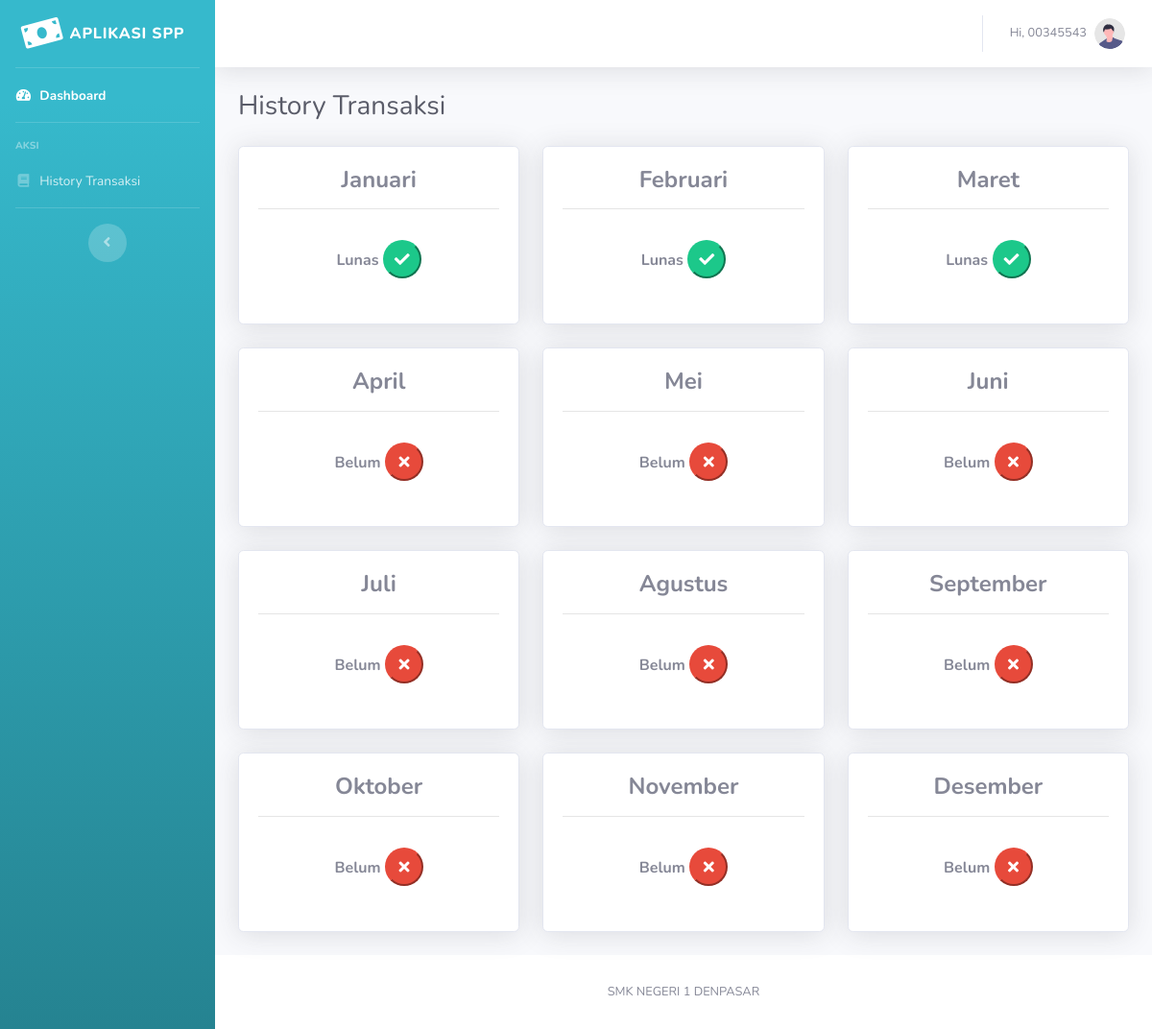
Page /views/component/transaksi/history-transaksi.php (signed in) on the committed database.
### tables this page shows
CREATE TABLE `tb_pembayaran` (
  `id_pembayaran` int(11) NOT NULL,
  `id_petugas` int(11) NOT NULL,
  `nisn` varchar(10) NOT NULL,
  `tgl_bayar` date NOT NULL,
  `bulan_dibayar` varchar(8) NOT NULL,
  `tahun_dibayar` varchar(4) NOT NULL,
  `id_spp` int(11) NOT NULL,
  `jumlah_bayar` int(11) NOT NULL
);

### utils/Databases.php (called while the page is built)
<?php
class Databases{
    private static $host = 'localhost';
    private static $user = 'root';
    private static $pass = 'root';
    private static $db = 'aplikasi_spp';
    public static function connection()
    {
        $conn = new mysqli(self::$host, self::$user, self::$pass, self::$db);
        return $conn;
    }
    public static function query($query)
    {
        $conn = self::connection();
        $queryRun = mysqli_query($conn, $query) or die(mysqli_errno($conn));
        return $queryRun;
    }
    public static function fetch($query){
        $query = self::query($query);
        $data = mysqli_fetch_assoc($query);
        return $data;
    }
    public static function fetchAll($query){
        $query = self::query($query);
        $data = mysqli_fetch_all($query, MYSQLI_ASSOC);
        return $data;
    }
}

### views/component/transaksi/history-transaksi.php (the view, shortened to what this page needs)
<?php include_once '../templates/sidebar.php'?>
<?php include_once '../templates/navbar.php'?>
<?php
$bulan = [
    1 => 'Januari',
    2 => 'Februari',
    3 => 'Maret',
    4 => 'April',
    5 => 'Mei',
    6 => 'Juni',
    7 => 'Juli',
    8 => 'Agustus',
    9 => 'September',
    10 => 'Oktober',
    11 => 'November',
    12 => 'Desember'
];
?>
<div class="container-fluid">
                        <h1 class="h3 mb-4 text-gray-800">History Transaksi</h1>
                                <?php
                                if($_SESSION['level'] == 'admin' || $_SESSION['level'] == 'petugas'){
                                ?>
                        <div class="card shadow mb-4">
                        <div class="card-body">
                            <div class="table-responsive">
                                <table class="table table-bordered" id="dataTable">
                                    <thead>
                                        <tr class="text-center">
                                            <th scope="col">#</th>
                                            <th scope="col">Nisn</th>
                                            <th scope="col">Nama</th>
                                            <th scope="col">Tanggal Bayar</th>
                                            <th scope="col">Bulan diBayar</th>
                                            <th scope="col">Tahun diBayar</th>
                                            <th scope="col">Nominal</th>
                                            <th scope="col">Petugas</th>
                                        </tr>
                                    </thead>
                                    <tbody>
                                    <?php
                                        $lihat = Databases::query("SELECT * FROM history");
                                        $no = 1;
                                            foreach($lihat as $l){
                                        ?>
                                        <tr class="text-center">
                                            <th scope="row"><?php echo $no++; ?></th>
                                            <td><?php echo $l['nisn'];?></td>
                                            <td><?php echo $l['nama'];?></td>
                                            <td><?php echo $l['tgl_bayar'];?></td>
                                            <td><?php echo $bulan[$l['bulan_dibayar']];?></td>
                                            <td><?php echo $l['tahun_dibayar'];?></td>
                                            <td><?php echo $l['nominal'];?></td>
                                            <td><?php echo $l['nama_petugass'];?></td>
                                        </tr>
                                        <?php } ?>
                                    </tbody>
                                </table>
                            </div>
                    </div>
                        </div>
                        <?php } else {?>
                            <div class="row">
                                <?php
                                $data1 = Pembayaran::fetchAll("SELECT * FROM tb_pembayaran WHERE nisn ='{$_SESSION['username']}'");
                                $data2 = Pembayaran::fetch("SELECT *, COUNT(nisn) AS jumlah FROM tb_pembayaran WHERE nisn ='{$_SESSION['username']}'")
                                ?>
                                 <?php foreach($data1 as $key => $value) :?>
                                    <div class="col-lg-4">
                                     <div class="card shadow mb-4">
                                         <div class="card-body">
                                             <h4 class="text-center font-weight-bold"><?php echo $bulan[$value['bulan_dibayar']]?></h4>
                                             <hr>
                                             <h6 class="text-center font-weight-bold" style="line-height: 75px; text-align:center;">Lunas <button class="btn-success btn-circle" disabled><i class="fas fa-fw fa-check"></i></button></h6>
                                         </div>
                                     </div>
                                 </div>
                                 <?php endforeach;?>
                                 <?php
                                  if($data2['jumlah'] <= 12) {
                                    $jumlah = $data2['jumlah'] + 1;
                                    for($i = $jumlah; $i <= 12; $i++) :?>
                                    <div class="col-lg-4">
                                     <div class="card shadow mb-4">
                                         <div class="card-body">
                                             <h4 class="text-center font-weight-bold"><?php echo $bulan[$i]?></h4>
                                             <hr>
                                             <h6 class="text-center font-weight-bold" style="line-height: 75px; text-align:center;">Belum <button class="btn-danger btn-circle" disabled><i class="fas fa-fw fa-times"></i></button></h6>
                                         </div>
                                     </div>
                                 </div>
                                 <?php endfor; }?>
                            </div>
                        <?php }?>
                <?php include_once '../templates/footer.php'?>

### rows in the picture
tb_pembayaran: bulan_dibayar "Januari", i "April"
tb_pembayaran: bulan_dibayar "Februari"
tb_pembayaran: bulan_dibayar "Maret"

### other values in the picture
$_SESSION['username'] "00345543"
$bulan[$i] "Mei"
$bulan[$i] "Juni"
$bulan[$i] "Juli"
$bulan[$i] "Agustus"
$bulan[$i] "September"
$bulan[$i] "Oktober"
$bulan[$i] "November"
$bulan[$i] "Desember"
